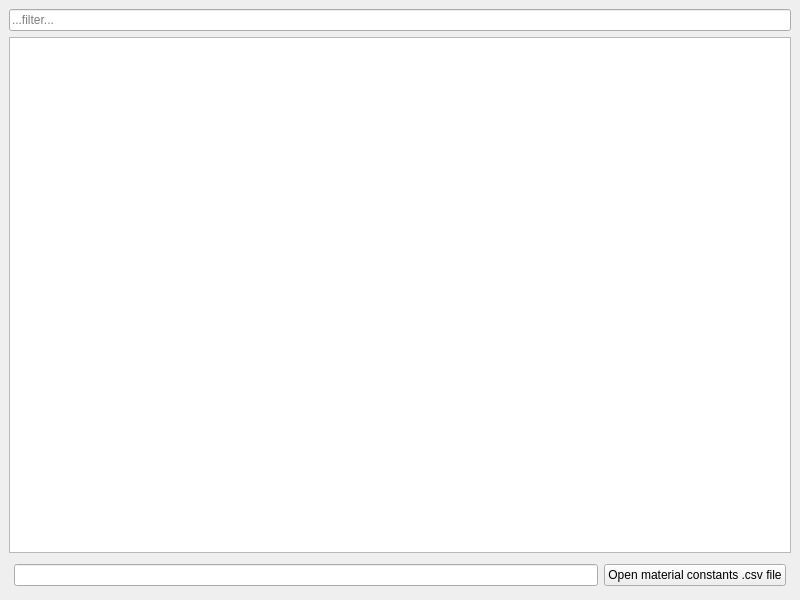
<?xml version="1.0" encoding="UTF-8"?>
<ui version="4.0">
 <class>MaterialConstantsCatalogWindow</class>
 <widget class="QMainWindow" name="MaterialConstantsCatalogWindow">
  <property name="geometry">
   <rect>
    <x>0</x>
    <y>0</y>
    <width>800</width>
    <height>600</height>
   </rect>
  </property>
  <property name="windowTitle">
   <string>Material Constants Catalog</string>
  </property>
  <widget class="QWidget" name="centralwidget">
   <layout class="QVBoxLayout" name="verticalLayout">
    <item>
     <widget class="QLineEdit" name="search_bar">
      <property name="placeholderText">
       <string>...filter...</string>
      </property>
     </widget>
    </item>
    <item>
     <widget class="QTableView" name="table"/>
    </item>
    <item>
     <layout class="QHBoxLayout" name="horizontalLayout">
      <property name="leftMargin">
       <number>5</number>
      </property>
      <property name="topMargin">
       <number>5</number>
      </property>
      <property name="rightMargin">
       <number>5</number>
      </property>
      <property name="bottomMargin">
       <number>5</number>
      </property>
      <item>
       <widget class="QLineEdit" name="inputFileLineEdit"/>
      </item>
      <item>
       <widget class="QPushButton" name="buttonOpenFile">
        <property name="text">
         <string>Open material constants .csv file</string>
        </property>
       </widget>
      </item>
     </layout>
    </item>
   </layout>
  </widget>
 </widget>
 <resources/>
 <connections/>
</ui>
